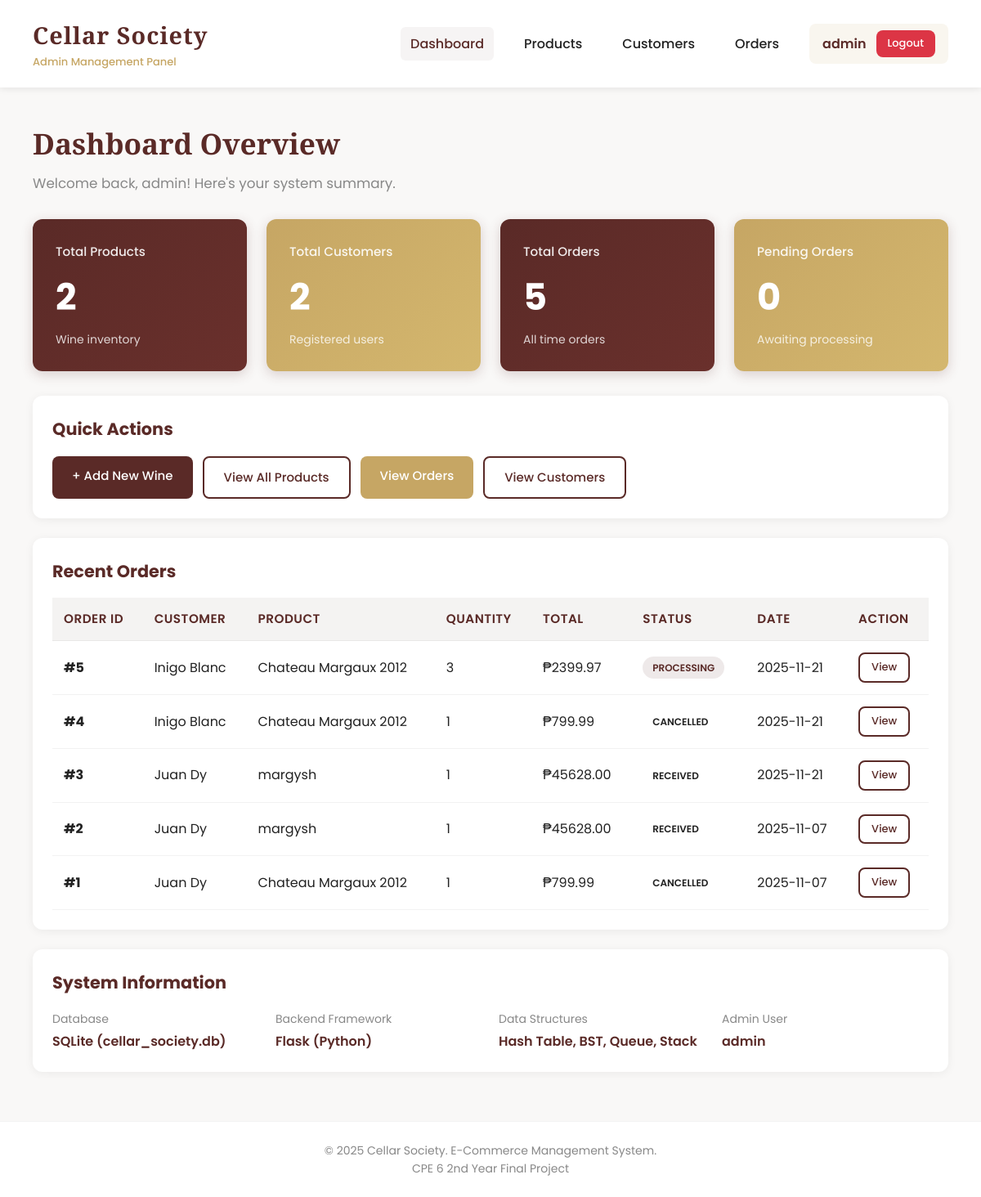
Before: /dashboard (signed in) with the older database file.
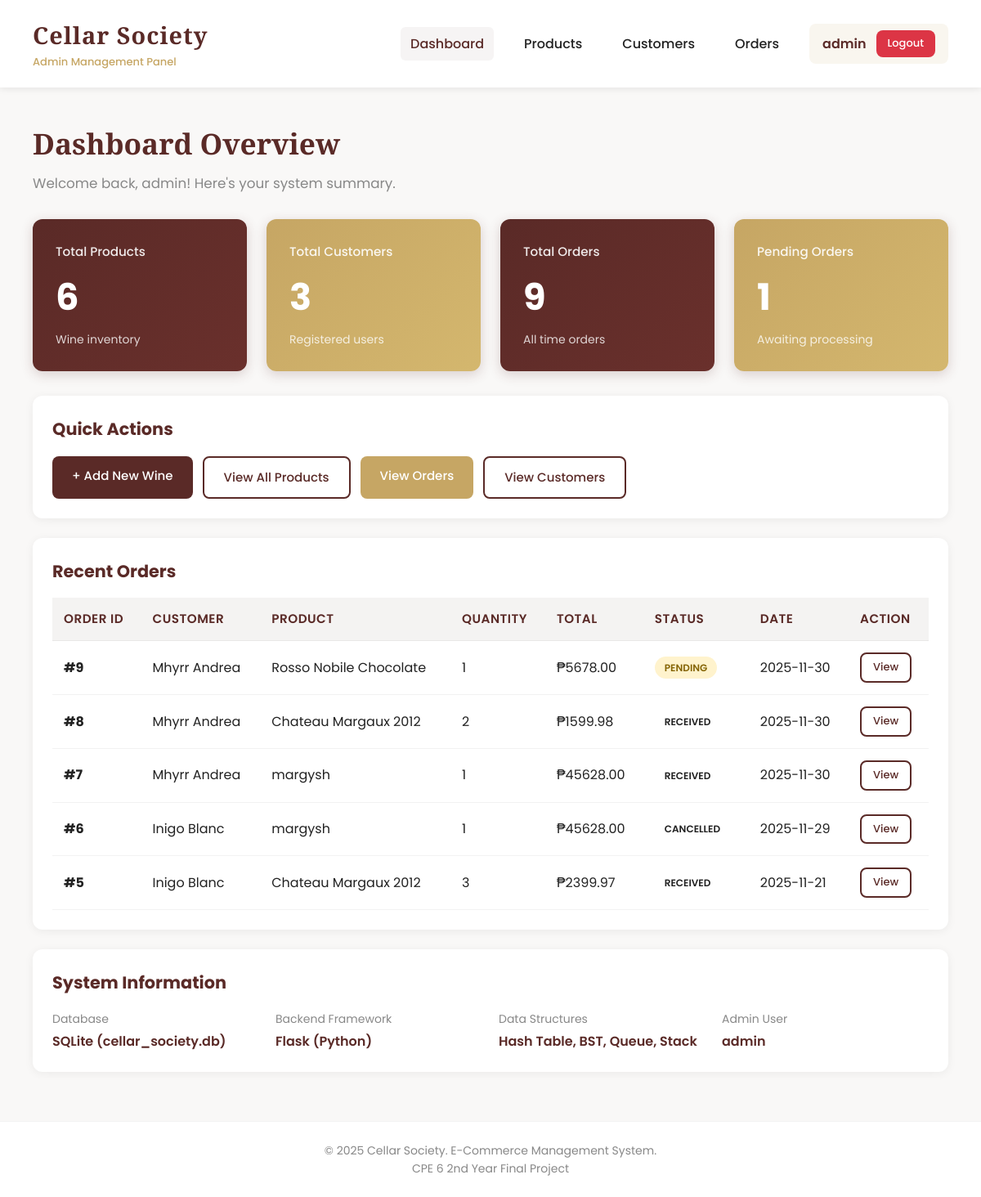
After: the same page with the newer database file.
### tables this page shows
CREATE TABLE orders (
        id INTEGER PRIMARY KEY AUTOINCREMENT,
        customer_id INTEGER NOT NULL,
        product_id INTEGER NOT NULL,
        quantity INTEGER NOT NULL,
        total_price REAL NOT NULL,
        status TEXT DEFAULT 'Pending',
        order_date TIMESTAMP DEFAULT CURRENT_TIMESTAMP, estimated_delivery_date TEXT, shipped_date TEXT,
        FOREIGN KEY (customer_id) REFERENCES customers(id),
        FOREIGN KEY (product_id) REFERENCES products(id)
    );

CREATE TABLE customers (
        id INTEGER PRIMARY KEY AUTOINCREMENT,
        name TEXT NOT NULL,
        email TEXT UNIQUE NOT NULL,
        password TEXT NOT NULL,
        phone TEXT,
        address TEXT,
        joined_at TIMESTAMP DEFAULT CURRENT_TIMESTAMP
    );

CREATE TABLE products (
        id INTEGER PRIMARY KEY AUTOINCREMENT,
        name TEXT NOT NULL,
        type TEXT NOT NULL,
        region TEXT NOT NULL,
        vintage INTEGER NOT NULL,
        price REAL NOT NULL,
        alcohol REAL NOT NULL,
        stock INTEGER NOT NULL,
        description TEXT,
        image_url TEXT,
        created_at TIMESTAMP DEFAULT CURRENT_TIMESTAMP
    );

### app.py (the view)
@app.route('/dashboard')
@login_required
def dashboard():
    conn = get_db_connection()
    total_products = conn.execute(
        'SELECT COUNT(*) as count FROM products'
    ).fetchone()['count']
    total_customers = conn.execute(
        'SELECT COUNT(*) as count FROM customers'
    ).fetchone()['count']
    total_orders = conn.execute(
        'SELECT COUNT(*) as count FROM orders'
    ).fetchone()['count']
    pending_orders = conn.execute(
        'SELECT COUNT(*) as count FROM orders WHERE status = "Pending"'
    ).fetchone()['count']
    recent_orders = conn.execute('''
        SELECT o.id, c.name as customer_name, p.name as product_name,
               o.quantity, o.total_price, o.status, o.order_date
        FROM orders o
        JOIN customers c ON o.customer_id = c.id
        JOIN products p ON o.product_id = p.id
        ORDER BY o.order_date DESC
        LIMIT 5
    ''').fetchall()
    conn.close()
    stats = {
        'total_products': total_products,
        'total_customers': total_customers,
        'total_orders': total_orders,
        'pending_orders': pending_orders
    }
    return render_template('admin/dashboard.html',
                         stats=stats,
                         recent_orders=recent_orders)

### app.py (called while the page is built)
def get_db_connection():
    conn = sqlite3.connect('cellar_society.db')
    conn.row_factory = sqlite3.Row
    return conn

def login_required(f):
    @wraps(f)
    def decorated_function(*args, **kwargs):
        if 'admin_id' not in session:
            flash('Please login first', 'error')
            return redirect(url_for('login'))
        return f(*args, **kwargs)
    return decorated_function

### templates/admin/dashboard.html (shortened to what the changed rows need)
{% extends "admin/base.html" %}
{% block content %}
<div class="page-header">
    <h2>Dashboard Overview</h2>
</div>
<div class="stats-grid">
    <div class="stat-card">
        <h4>Total Products</h4>
        <div class="number">{{ stats.total_products }}</div>
        <p style="opacity: 0.8; font-size: 14px;">Wine inventory</p>
    </div>
    <div class="stat-card accent">
        <h4>Total Customers</h4>
        <div class="number">{{ stats.total_customers }}</div>
        <p style="opacity: 0.8; font-size: 14px;">Registered users</p>
    </div>
    <div class="stat-card">
        <h4>Total Orders</h4>
        <div class="number">{{ stats.total_orders }}</div>
        <p style="opacity: 0.8; font-size: 14px;">All time orders</p>
    </div>
    <div class="stat-card accent">
        <h4>Pending Orders</h4>
        <div class="number">{{ stats.pending_orders }}</div>
        <p style="opacity: 0.8; font-size: 14px;">Awaiting processing</p>
    </div>
</div>
<div class="card">
    {% if recent_orders %}
    <div class="table-container">
        <table>
            <thead>
                <tr>
                    <th>Order ID</th>
                    <th>Customer</th>
                    <th>Product</th>
                    <th>Quantity</th>
                    <th>Total</th>
                    <th>Status</th>
                    <th>Date</th>
                    <th>Action</th>
                </tr>
            </thead>
            <tbody>
                {% for order in recent_orders %}
                <tr>
                    <td><strong>#{{ order.id }}</strong></td>
                    <td>{{ order.customer_name }}</td>
                    <td>{{ order.product_name }}</td>
                    <td>{{ order.quantity }}</td>
                    <td>₱{{ "%.2f"|format(order.total_price) }}</td>
                    <td>
                        {% if order.status == 'Pending' %}
                            <span class="badge warning">{{ order.status }}</span>
                        {% elif order.status == 'Processing' %}
                            <span class="badge primary">{{ order.status }}</span>
                        {% elif order.status == 'Delivered' %}
                            <span class="badge success">{{ order.status }}</span>
                        {% else %}
                            <span class="badge">{{ order.status }}</span>
                        {% endif %}
                    </td>
                    <td>{{ order.order_date[:10] }}</td>
                    <td>
                        <a href="{{ url_for('order_detail', order_id=order.id) }}" class="btn btn-small ghost">View</a>
                    </td>
                </tr>
                {% endfor %}
            </tbody>
        </table>
    </div>
    {% else %}
    <div class="empty-state">
        <h3>No Orders Yet</h3>
        <p>Orders from customers will appear here.</p>
    </div>
    {% endif %}
</div>
{% endblock %}

Changed rows visible on the page:
no longer on this page (row unchanged): orders: id "4", customer_name "Inigo Blanc", product_name "Chateau Margaux 2012", quantity "1", total_price "799.99", status "CANCELLED", order_date "2025-11-21"
no longer on this page (row unchanged): orders: id "3", customer_name "Juan Dy", product_name "margysh", quantity "1", total_price "45628.00", status "RECEIVED", order_date "2025-11-21"
no longer on this page (row unchanged): orders: id "2", customer_name "Juan Dy", product_name "margysh", quantity "1", total_price "45628.00", status "RECEIVED", order_date "2025-11-07"
no longer on this page (row unchanged): orders: id "1", customer_name "Juan Dy", product_name "Chateau Margaux 2012", quantity "1", total_price "799.99", status "CANCELLED", order_date "2025-11-07"
added orders: id "9", customer_name "Mhyrr Andrea", product_name "Rosso Nobile Chocolate", quantity "1", total_price "5678.00", status "PENDING", order_date "2025-11-30"
added orders: id "8", customer_name "Mhyrr Andrea", product_name "Chateau Margaux 2012", quantity "2", total_price "1599.98", status "RECEIVED", order_date "2025-11-30"
added orders: id "7", customer_name "Mhyrr Andrea", product_name "margysh", quantity "1", total_price "45628.00", status "RECEIVED", order_date "2025-11-30"
added orders: id "6", customer_name "Inigo Blanc", product_name "margysh", quantity "1", total_price "45628.00", status "CANCELLED", order_date "2025-11-29"
changed orders id 5: status "PROCESSING" → "RECEIVED"
Other visible differences:
{{ stats.total_products }}: "2" → "6"
{{ stats.total_customers }}: "2" → "3"
{{ stats.total_orders }}: "5" → "9"
{{ stats.pending_orders }}: "0" → "1"
